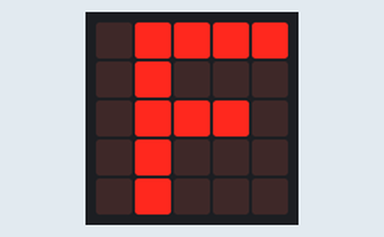
Recording of a program running on a simulated BBC micro:bit (MakeCode). Parts: the board's 5×5 LED display.

Above: at 0.2 s.
At 0.6 s:
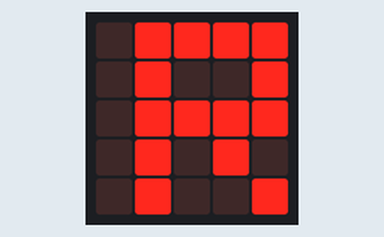
At 1.0 s:
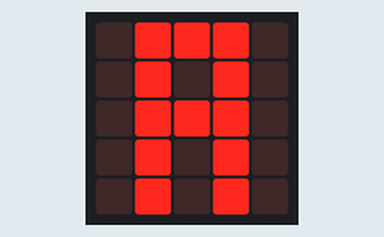
At 1.7 s:
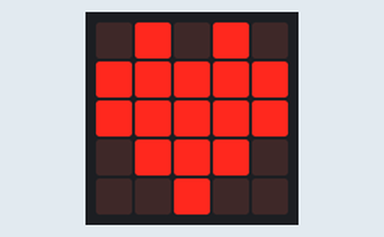

The program:

main.ts
```typescript
basic.forever(function () {
    basic.showLeds(`
        . # # # #
        . # . . .
        . # # # .
        . # . . .
        . # . . .
        `)
    basic.showLeds(`
        . # # # #
        . # . . #
        . # # # #
        . # . # .
        . # . . #
        `)
    basic.showLeds(`
        . # # # .
        . # . # .
        . # # # .
        . # . # .
        . # . # .
        `)
    basic.showLeds(`
        . # . . #
        . # # . #
        . # . # #
        . # . . #
        . # . . #
        `)
    basic.showIcon(IconNames.Heart)
})
```

test.ts
```typescript
// testes vão aqui; isto não será compilado quando este pacote for usado como uma extensão.
```

Measured:
- by itself, everything shown: repeats every 2.2 s, in 5 steps
- what the display in image 1 shows lasts 0.4 s, from 0.4 s to 0.8 s
- what the display in image 3 shows lasts 0.6 s, from 1.6 s to 2.2 s
